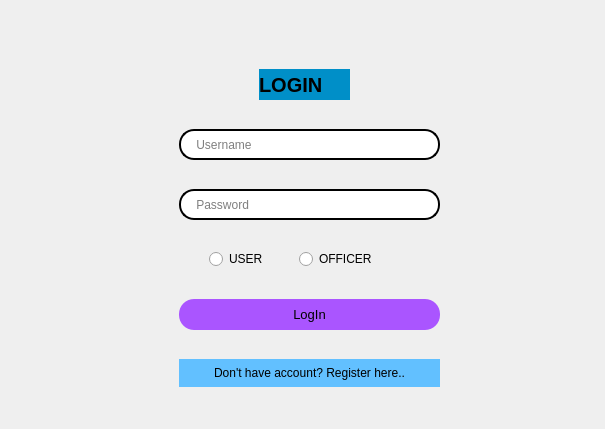
<?xml version="1.0" encoding="UTF-8"?>
<ui version="4.0">
 <class>Dialog</class>
 <widget class="QDialog" name="Dialog">
  <property name="geometry">
   <rect>
    <x>0</x>
    <y>0</y>
    <width>605</width>
    <height>429</height>
   </rect>
  </property>
  <property name="windowTitle">
   <string>Dialog</string>
  </property>
  <widget class="QWidget" name="widget" native="true">
   <property name="geometry">
    <rect>
     <x>19</x>
     <y>19</y>
     <width>571</width>
     <height>451</height>
    </rect>
   </property>
   <widget class="QLabel" name="label">
    <property name="geometry">
     <rect>
      <x>0</x>
      <y>0</y>
      <width>571</width>
      <height>391</height>
     </rect>
    </property>
    <property name="styleSheet">
     <string notr="true">background-image: url(:/images/image.jpg);
border-radius: 25px;</string>
    </property>
    <property name="text">
     <string/>
    </property>
   </widget>
   <widget class="QLabel" name="label_2">
    <property name="geometry">
     <rect>
      <x>240</x>
      <y>50</y>
      <width>91</width>
      <height>31</height>
     </rect>
    </property>
    <property name="font">
     <font>
      <pointsize>15</pointsize>
      <weight>75</weight>
      <bold>true</bold>
     </font>
    </property>
    <property name="styleSheet">
     <string notr="true">background-color:#008fc8;</string>
    </property>
    <property name="text">
     <string>LOGIN</string>
    </property>
   </widget>
   <widget class="QLineEdit" name="lineEdit">
    <property name="geometry">
     <rect>
      <x>160</x>
      <y>110</y>
      <width>261</width>
      <height>31</height>
     </rect>
    </property>
    <property name="font">
     <font>
      <pointsize>9</pointsize>
     </font>
    </property>
    <property name="styleSheet">
     <string notr="true">border-radius:15px;
border:2px solid black</string>
    </property>
    <property name="placeholderText">
     <string>    Username</string>
    </property>
   </widget>
   <widget class="QLineEdit" name="lineEdit_2">
    <property name="geometry">
     <rect>
      <x>160</x>
      <y>170</y>
      <width>261</width>
      <height>31</height>
     </rect>
    </property>
    <property name="font">
     <font>
      <pointsize>9</pointsize>
     </font>
    </property>
    <property name="styleSheet">
     <string notr="true">border-radius:15px;
border:2px solid black</string>
    </property>
    <property name="echoMode">
     <enum>QLineEdit::Password</enum>
    </property>
    <property name="placeholderText">
     <string>    Password</string>
    </property>
   </widget>
   <widget class="QRadioButton" name="radioButton">
    <property name="geometry">
     <rect>
      <x>190</x>
      <y>230</y>
      <width>95</width>
      <height>20</height>
     </rect>
    </property>
    <property name="font">
     <font>
      <pointsize>9</pointsize>
     </font>
    </property>
    <property name="text">
     <string>USER</string>
    </property>
   </widget>
   <widget class="QRadioButton" name="radioButton_2">
    <property name="geometry">
     <rect>
      <x>280</x>
      <y>230</y>
      <width>95</width>
      <height>20</height>
     </rect>
    </property>
    <property name="font">
     <font>
      <pointsize>9</pointsize>
     </font>
    </property>
    <property name="text">
     <string>OFFICER</string>
    </property>
   </widget>
   <widget class="QPushButton" name="pushButton">
    <property name="geometry">
     <rect>
      <x>160</x>
      <y>280</y>
      <width>261</width>
      <height>31</height>
     </rect>
    </property>
    <property name="font">
     <font>
      <pointsize>10</pointsize>
      <weight>50</weight>
      <bold>false</bold>
     </font>
    </property>
    <property name="styleSheet">
     <string notr="true">QPushButton#pushButton{
background-color:#aa55ff;
border-radius: 15px;
}
QPushButton#pushButton:hover{
background-color:rgb(255, 170, 255);
}
QPushButton#pushButton:pressed{
background-color:#be3fbe
}</string>
    </property>
    <property name="text">
     <string>LogIn</string>
    </property>
   </widget>
   <widget class="QPushButton" name="pushButton_2">
    <property name="geometry">
     <rect>
      <x>160</x>
      <y>340</y>
      <width>261</width>
      <height>28</height>
     </rect>
    </property>
    <property name="styleSheet">
     <string notr="true">QPushButton#pushButton_2{
background-color:#62c0ff;
border-radius:15px;
}
QPushButton#pushButton_2:hover{
background-color:#4386af;
}
QPushButton#pushButton_2:pressed{
background-color:#53a3d8;
}
</string>
    </property>
    <property name="text">
     <string>Don't have account? Register here..</string>
    </property>
   </widget>
  </widget>
 </widget>
 <resources>
  <include location="res.qrc"/>
 </resources>
 <connections/>
</ui>
